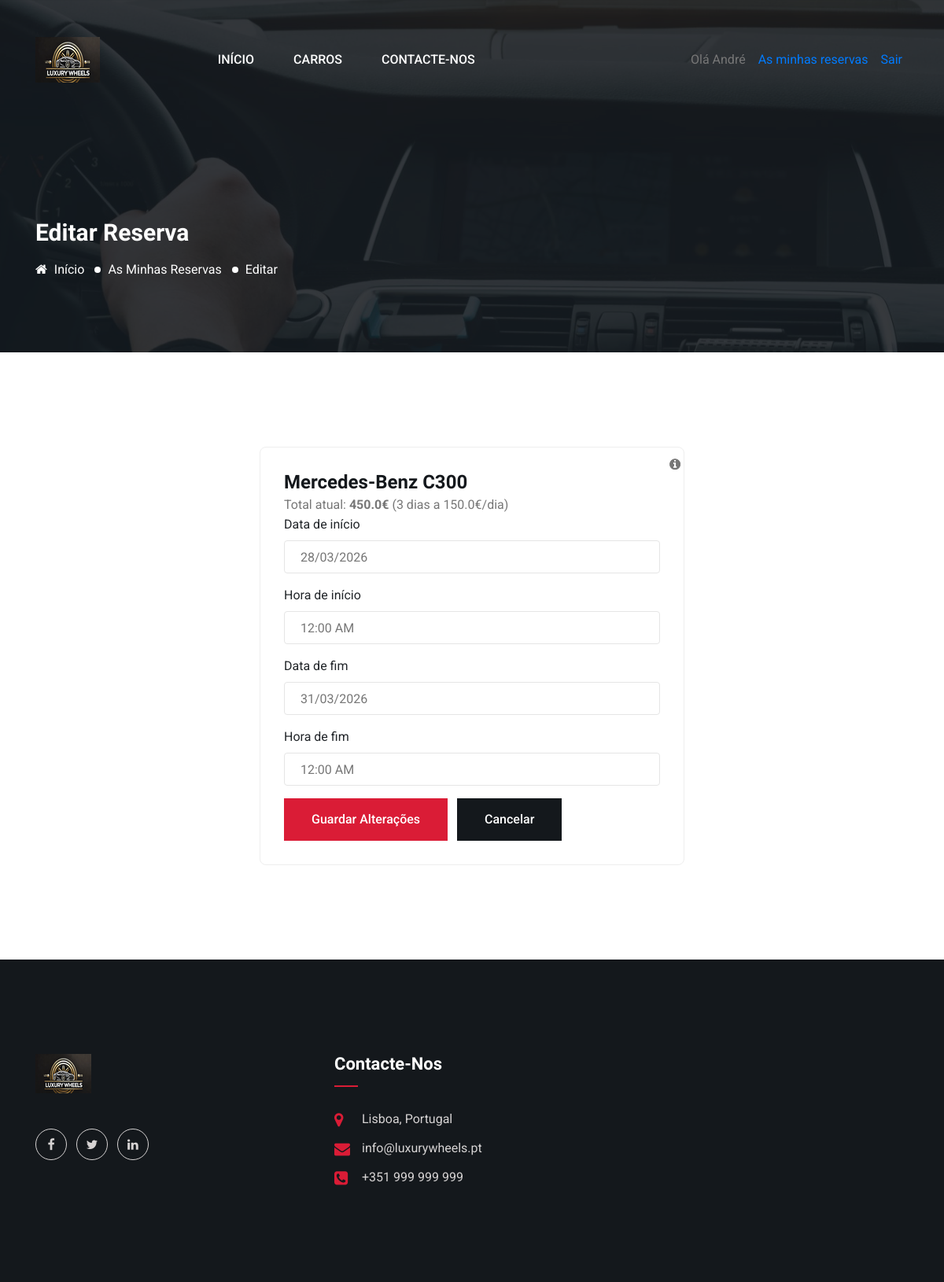
Before: /reservation/1/edit (signed in) with the older database file.
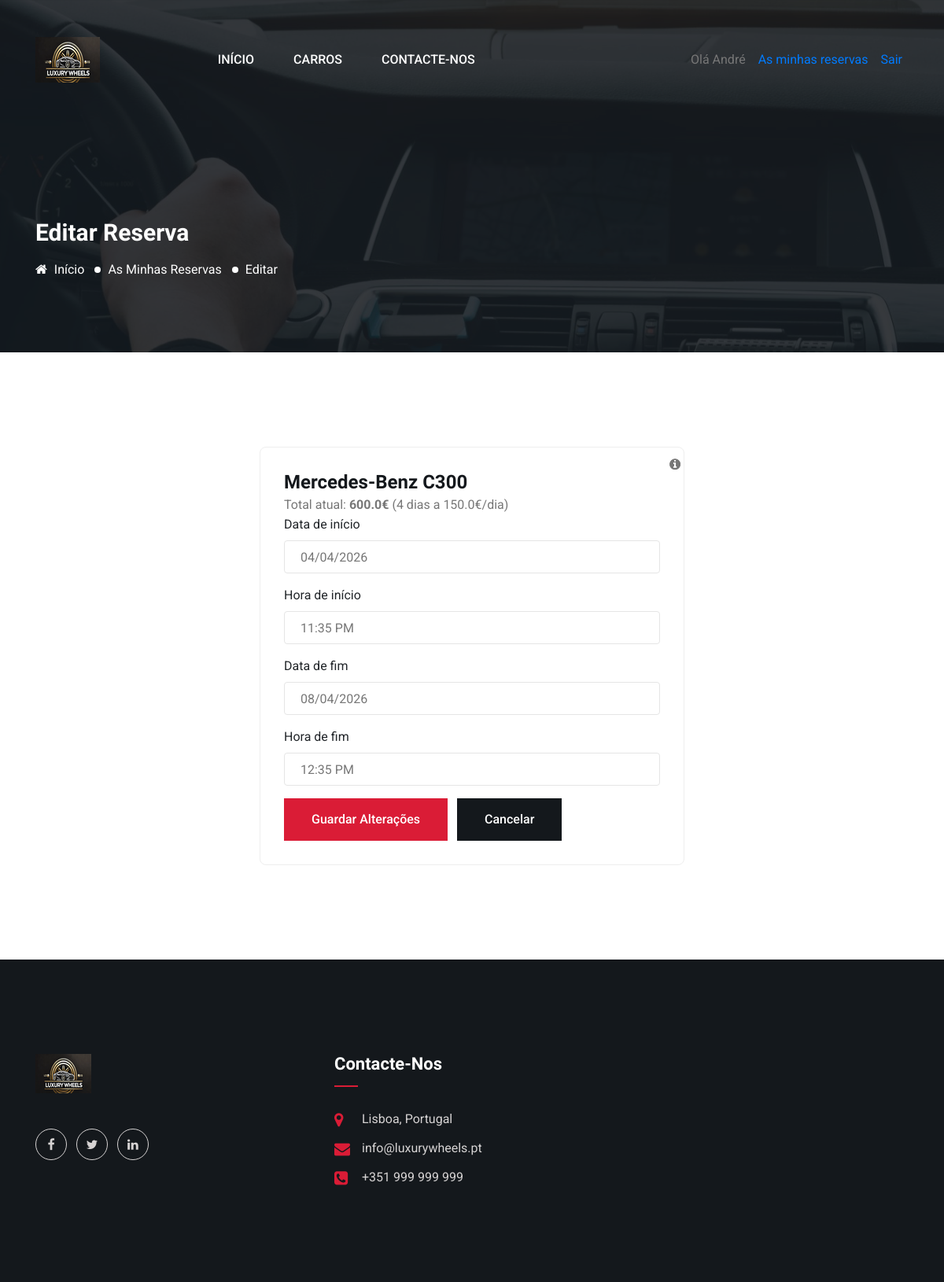
After: the same page with the newer database file.
### models/User.py (models this page shows, shortened)
class User(db.Model):
    __tablename__ = "User"
    idUser = db.Column(db.Integer, primary_key=True)
    firstName = db.Column(db.String, nullable=False)
    lastName = db.Column(db.String, nullable=False)
    email = db.Column(db.String, nullable=False, unique=True)
    passwordHash = db.Column(db.String, nullable=False)
    phone = db.Column(db.String)
    createdAt = db.Column(db.DateTime, server_default=db.func.current_timestamp())
    updatedAt = db.Column(db.DateTime, server_default=db.func.current_timestamp(), onupdate=db.func.current_timestamp())

### models/Vehicle_Brand.py (models this page shows, shortened)
class VehicleBrand(db.Model):
    __tablename__ = "Vehicle_Brand"
    idBrand = db.Column(db.Integer, primary_key=True)
    name = db.Column(db.String, nullable=False, unique=True)

### models/Vehicle.py (models this page shows, shortened)
class Vehicle(db.Model):
    __tablename__ = "Vehicle"
    idVehicle = db.Column(db.Integer, primary_key=True)
    idBrand = db.Column(
        db.Integer, db.ForeignKey("Vehicle_Brand.idBrand"), nullable=False
    )
    model = db.Column(db.String, nullable=False)
    idCategory = db.Column(
        db.Integer, db.ForeignKey("Vehicle_Category.idCategory"), nullable=False
    )
    idType = db.Column(db.Integer, db.ForeignKey("Vehicle_Type.idType"), nullable=False)
    dailyRate = db.Column(db.Float, nullable=False)
    capacity = db.Column(db.Integer, nullable=False)
    km = db.Column(db.Integer, nullable=False, server_default="0")
    imageUrl = db.Column(db.String)
    lastRevisionDate = db.Column(db.Date, nullable=False)
    nextRevisionDate = db.Column(db.Date, nullable=False)
    lastLegalizationDate = db.Column(db.Date, nullable=False)
    createdAt = db.Column(db.DateTime, server_default=db.func.current_timestamp())
    updatedAt = db.Column(
        db.DateTime,
        server_default=db.func.current_timestamp(),
        onupdate=db.func.current_timestamp(),
    )
    brand = db.relationship("VehicleBrand", foreign_keys=[idBrand], lazy="joined")
    category = db.relationship(
        "VehicleCategory", foreign_keys=[idCategory], lazy="joined"
    )
    vtype = db.relationship("VehicleType", foreign_keys=[idType], lazy="joined")

### models/Reservation.py (models this page shows, shortened)
class Reservation(db.Model):
    __tablename__ = "Reservation"
    idReservation = db.Column(db.Integer, primary_key=True)
    idUser = db.Column(db.Integer, db.ForeignKey("User.idUser"), nullable=False)
    idVehicle = db.Column(
        db.Integer, db.ForeignKey("Vehicle.idVehicle"), nullable=False
    )
    startDate = db.Column(db.DateTime, nullable=False)
    endDate = db.Column(db.DateTime, nullable=False)
    totalDays = db.Column(db.Integer, nullable=False)
    totalPrice = db.Column(db.Float, nullable=False)
    idReservationStatus = db.Column(
        db.Integer,
        db.ForeignKey("Reservation_Status.idReservationStatus"),
        nullable=False,
        default=ReservationStates.PENDING,
    )
    createdAt = db.Column(db.DateTime, server_default=db.func.current_timestamp())
    updatedAt = db.Column(db.DateTime, server_default=db.func.current_timestamp(), onupdate=db.func.current_timestamp())

### routes/reservations.py (the view, shortened to what this page needs)
@bp.route("/reservation/<int:rid>/edit", methods=["GET", "POST"])
def edit_reservation(rid):
    if "user_id" not in session:
        flash("Faça login para editar uma reserva", "modal-error")
        return redirect(url_for("users.login", next=request.url))
    reservation = Reservation.query.filter_by(
        idReservation=rid, idUser=session["user_id"]
    ).first_or_404()
    vehicle = Vehicle.query.get(reservation.idVehicle)
    return render_template(
        "edit_reservation.html",
        title="Editar Reserva",
        reservation=reservation,
        vehicle=vehicle,
    )

### app.py (called while the page is built)
@app.context_processor
def inject_current_user():
    from flask import session
    user = None
    user_id = session.get("user_id")
    if user_id:
        try:
            user = User.query.get(int(user_id))
        except Exception as e:
            import logging
            logging.exception("Error loading current user")
            user = None
    return {
        "current_user": user,
        "is_logged_in": bool(user_id),
    }

### templates/edit_reservation.html (shortened to what this page needs)
<!doctype html>
<html lang="pt">
  <head>
    <link href="/assets/css/fontawesome.min.css" rel="stylesheet" />
    <link href="/assets/css/bootstrap.min.css" rel="stylesheet" />
    <link href="/assets/css/lightcase.css" rel="stylesheet" />
    <link href="/assets/css/animate.css" rel="stylesheet" />
    <link href="/assets/css/nice-select.css" rel="stylesheet" />
    <link href="/assets/css/datepicker.min.css" rel="stylesheet" />
    <link href="/assets/css/wickedpicker.min.css" rel="stylesheet" />
    <link href="/assets/css/jquery-ui.min.css" rel="stylesheet" />
    <link href="/assets/css/owl.carousel.min.css" rel="stylesheet" />
    <link href="/assets/css/main.css" rel="stylesheet" />
  </head>
  <body>
    {% include 'partials/navbar.html' %}
    <section class="inner-page-banner bg_img overlay-3" data-background="/assets/images/inner-page-bg.jpg">
      <div class="container">
        <div class="row">
          <div class="col-md-12">
            <h2 class="page-title">Editar Reserva</h2>
            <ol class="page-list">
              <li>
                <a href="{{ url_for('home') }}"><i class="fa fa-home"></i> Início</a>
              </li>
              <li><a href="{{ url_for('reservations.my_reservations') }}">As minhas reservas</a></li>
              <li>Editar</li>
            </ol>
          </div>
        </div>
      </div>
    </section>
    <section class="pt-120 pb-120">
      <div class="container">
        <div class="row justify-content-center">
          <div class="col-lg-6">
            <div style="border: 1px solid #eee; border-radius: 8px; padding: 30px">
              <h3 class="title mb-20">{{ vehicle.brand.name if vehicle and vehicle.brand else '' }} {{ vehicle.model if vehicle else 'Veículo' }}</h3>
              <p>Total atual: <strong>{{ reservation.totalPrice }}€</strong> ({{ reservation.totalDays }} dias a {{ vehicle.dailyRate if vehicle else 0 }}€/dia)</p>
              <form method="post" id="edit-reservation-form" data-daily-rate="{{ vehicle.dailyRate if vehicle else 0 }}" novalidate>
                <div class="form-group">
                  <label>Data de início</label>
                  <input class="form-control has-icon datepicker-here" data-language="pt" name="startDate" id="startDate" placeholder="Data de levantamento" type="text" value="{{ reservation.startDate.strftime('%Y-%m-%d') if reservation.startDate else '' }}" />
                </div>
                <div class="form-group mt-10">
                  <label>Hora de início <i class="fa fa-info-circle" title="A hora determina o instante exato de início; a disponibilidade é calculada por data+hora."></i></label>
                  <input class="form-control has-icon timepicker" name="startTime" id="startTime" placeholder="Hora de levantamento" type="text" value="{{ reservation.startDate.strftime('%I:%M %p') if reservation.startDate else '' }}" />
                </div>
                <div class="form-group mt-20">
                  <label>Data de fim</label>
                  <input class="form-control has-icon datepicker-here" data-language="pt" name="endDate" id="endDate" placeholder="Data de devolução" type="text" value="{{ reservation.endDate.strftime('%Y-%m-%d') if reservation.endDate else '' }}" />
                </div>
                <div class="form-group mt-10">
                  <label>Hora de fim <i class="fa fa-info-circle" title="A hora determina o instante exato de fim; a disponibilidade é calculada por data+hora."></i></label>
                  <input class="form-control has-icon timepicker" name="endTime" id="endTime" placeholder="Hora de devolução" type="text" value="{{ reservation.endDate.strftime('%I:%M %p') if reservation.endDate else '' }}" />
                </div>
                <div class="mt-30" style="display: flex; gap: 12px">
                  <button class="cmn-btn" type="submit">Guardar alterações</button>
                  <a class="cmn-btn bg-black" href="{{ url_for('reservations.my_reservations') }}">Cancelar</a>
                </div>
              </form>
            </div>
          </div>
        </div>
      </div>
    </section>
    {% include 'partials/footer.html' %}
  </body>
</html>

### templates/partials/navbar.html (shortened to what this page needs)
<header class="header-section header-section--style2">
  <div class="header-bottom">
    <div class="container">
      <nav class="navbar navbar-expand-lg p-0">
        <a class="site-logo site-title" href="{{ url_for('home') }}">
          <img alt="site-logo" src="/assets/images/logo2.png" />
        </a>
        <div class="collapse navbar-collapse" id="navbarMain">
          <ul class="navbar-nav main-menu m-auto">
            <li><a href="{{ url_for('home') }}">Início</a></li>
            <li><a href="{{ url_for('vehicles.list_view') }}">Carros</a></li>
            <li><a href="{{ url_for('contact') }}">Contacte-nos</a></li>
          </ul>
          <ul class="navbar-nav ml-auto">
            {% if is_logged_in %}
              {% if current_user %}
              <li class="nav-item"><span class="nav-link">Olá {{ current_user.firstName }}</span></li>
              {% endif %}
              <li class="nav-item"><a class="nav-link" href="{{ url_for('reservations.my_reservations') }}">As minhas reservas</a></li>
              <li class="nav-item"><a class="nav-link" href="{{ url_for('users.logout') }}">Sair</a></li>
            {% else %}
              <li class="nav-item"><a class="nav-link" href="{{ url_for('users.login') }}">Iniciar sessão</a></li>
              <li class="nav-item"><a class="nav-link" href="{{ url_for('users.register') }}">Registar-se</a></li>
            {% endif %}
          </ul>
        </div>
      </nav>
    </div>
  </div>
</header>

### templates/partials/footer.html (shortened to what this page needs)
<footer class="footer-section">
  <div class="footer-top pt-120 pb-120">
    <div class="container">
      <div class="row">
        <div class="col-lg-4 col-sm-8">
          <div class="footer-widget widget-about">
            <div class="widget-about-content">
              <a class="footer-logo" href="{{ url_for('home') }}">
                <img alt="logo" src="/assets/images/logo-footer.png" />
              </a>
              <ul class="social-links">
                <li><a href="#0"><i class="fa fa-facebook"></i></a></li>
                <li><a href="#0"><i class="fa fa-twitter"></i></a></li>
                <li><a href="#0"><i class="fa fa-linkedin"></i></a></li>
              </ul>
            </div>
          </div>
        </div>
        <div class="col-lg-4 col-sm-8">
          <div class="footer-widget widget-address">
            <h4 class="widget-title">Contacte-nos</h4>
            <ul>
              <li><i class="fa fa-map-marker"></i><span>Lisboa, Portugal</span></li>
              <li><i class="fa fa-envelope"></i><span>info@luxurywheels.pt</span></li>
              <li><i class="fa fa-phone-square"></i><span>+351 999 999 999</span></li>
            </ul>
          </div>
        </div>
      </div>
  </div>
</footer>

Changed rows visible on the page:
changed Reservation: totalPrice "450.0" → "600.0"; totalDays "3" → "4"; startDate "28/03/2026" → "04/04/2026"; startTime "12:00 AM" → "11:35 PM"; endDate "31/03/2026" → "08/04/2026"; endTime "12:00 AM" → "12:35 PM"
